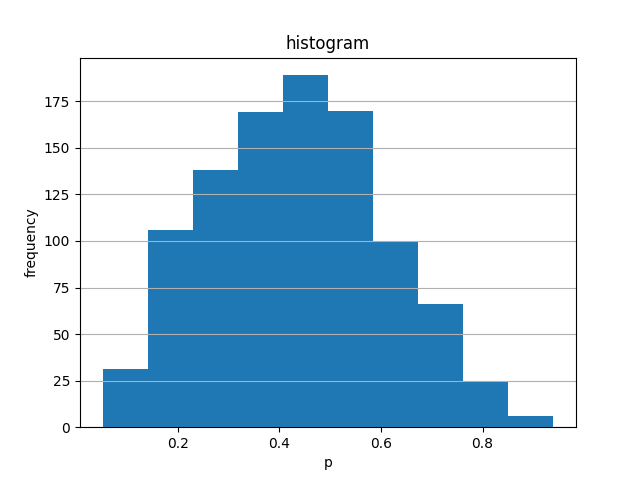

Write the Julia code that produced this figure.
include("../../prac01/bernoulli/bernoulli.jl")

using .SetOptions
using Distributions
using PyPlot

struct Pram
    alpha::Float64
    beta::Float64
end

function MakeBeta(pram::Pram)
    dist = Beta(pram.alpha, pram.beta)

    X = rand(dist, 1000)

    return X
end

function main()
    alpha = 2.0 + 1
    beta = 3.0 + 1
    pram = Pram(alpha,beta)
    X = MakeBeta(pram)
    fig, ax = subplots()
    ax.hist(X)

    # 描画
    SetOptions.set_options(ax, "p", "frequency", "histogram", "beta"; gridy=true)
end

abspath(PROGRAM_FILE) == abspath(@__FILE__) && main()
